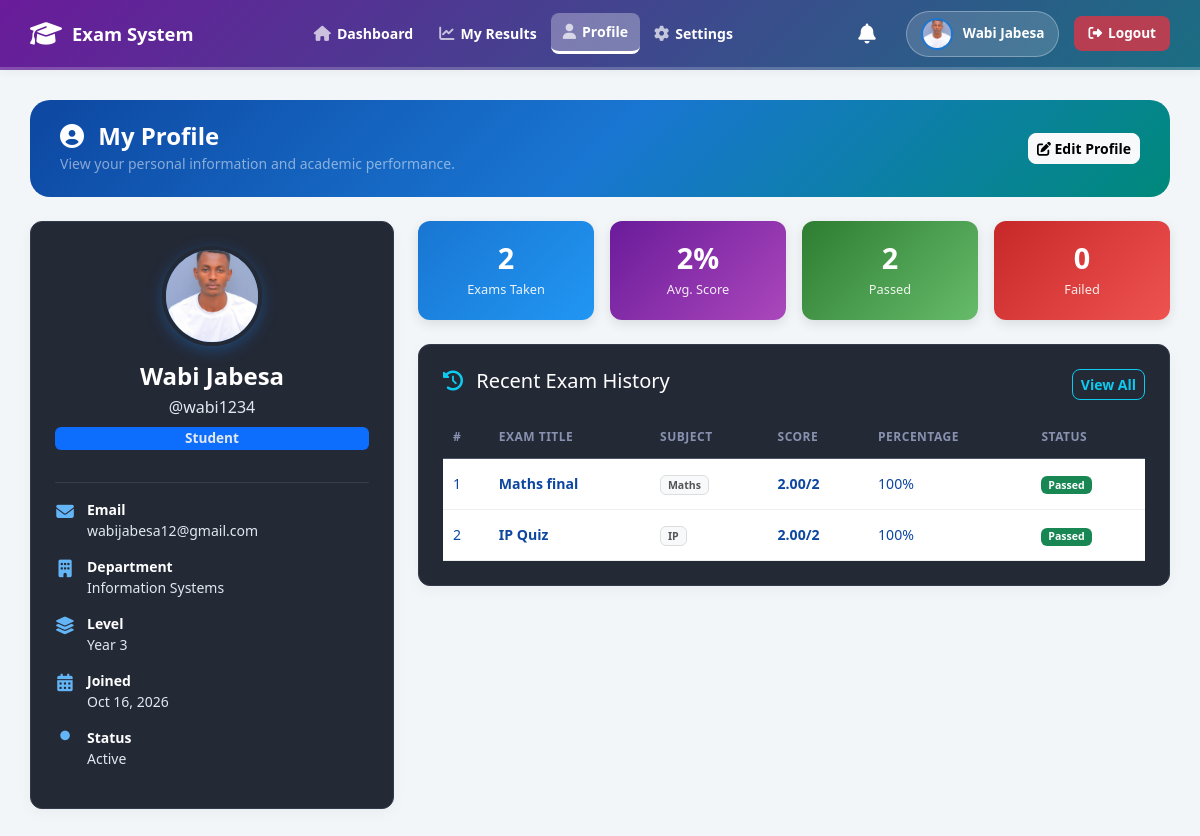
The page /student/profile.php (signed in) on the database its author committed.
### tables this page shows
CREATE TABLE `users` (
  `user_id` int(11) NOT NULL,
  `name` varchar(100) NOT NULL,
  `email` varchar(100) NOT NULL,
  `username` varchar(50) NOT NULL,
  `password` varchar(255) NOT NULL,
  `role` varchar(20) NOT NULL,
  `status` varchar(10) DEFAULT 'Active',
  `created_at` datetime DEFAULT current_timestamp(),
  `profile_image` varchar(255) DEFAULT NULL
);

CREATE TABLE `students` (
  `student_id` int(11) NOT NULL,
  `user_id` int(11) NOT NULL,
  `department` varchar(100) DEFAULT NULL,
  `level` varchar(20) DEFAULT NULL
);

CREATE TABLE `attempts` (
  `attempt_id` int(11) NOT NULL,
  `student_id` int(11) NOT NULL,
  `exam_id` int(11) NOT NULL,
  `start_time` datetime DEFAULT current_timestamp(),
  `end_time` datetime DEFAULT NULL,
  `score` decimal(5,2) DEFAULT NULL,
  `status` varchar(20) DEFAULT 'In Progress'
);

CREATE TABLE `exams` (
  `exam_id` int(11) NOT NULL,
  `title` varchar(100) NOT NULL,
  `subject` varchar(100) NOT NULL,
  `exam_type` varchar(50) NOT NULL,
  `duration_minutes` int(11) NOT NULL,
  `start_time` datetime NOT NULL,
  `end_time` datetime NOT NULL,
  `description` text DEFAULT NULL,
  `created_by` int(11) NOT NULL,
  `created_at` datetime DEFAULT current_timestamp(),
  `status` varchar(20) DEFAULT 'Draft',
  `total_questions` int(11) DEFAULT 0
);

### student/profile.php (the view, shortened to what this page needs)
<?php
require_once ROOT_PATH . '/db_connect.php';
include ROOT_PATH . '/includes/header.php';
$student_id = $_SESSION['user_id'];
$student_info = $conn->query("
    SELECT u.*, s.department, s.level
    FROM users u
    LEFT JOIN students s ON u.user_id = s.user_id
    WHERE u.user_id = $student_id
")->fetch_assoc();
$total_attempts = $conn->query("SELECT COUNT(*) as c FROM attempts WHERE student_id = $student_id AND status='Completed'")->fetch_assoc()['c'];
$avg_score = $conn->query("SELECT IFNULL(AVG(score), 0) as avg FROM attempts WHERE student_id = $student_id AND status='Completed'")->fetch_assoc()['avg'];
$avg_score = round($avg_score, 1);
$passed = 0; $failed = 0;
$attempts = $conn->query("
    SELECT a.score, (SELECT IFNULL(SUM(marks),1) FROM questions q WHERE q.exam_id = a.exam_id) as total_marks
    FROM attempts a WHERE a.student_id = $student_id AND a.status='Completed'
");
while ($a = $attempts->fetch_assoc()) {
    $pct = ($a['total_marks'] > 0) ? ($a['score'] / $a['total_marks']) * 100 : 0;
    if ($pct >= 50) $passed++; else $failed++;
}
$history = $conn->query("
    SELECT a.*, e.title, e.subject,
    (SELECT IFNULL(SUM(marks),1) FROM questions q WHERE q.exam_id = e.exam_id) as total_marks
    FROM attempts a
    JOIN exams e ON a.exam_id = e.exam_id
    WHERE a.student_id = $student_id AND a.status = 'Completed'
    ORDER BY a.end_time DESC LIMIT 5
");
?>
<div class="main-content">
    <div class="page-header-box d-flex justify-content-between align-items-center mb-4">
        <div>
            <h4 class="m-0 fw-bold text-white"><i class="fas fa-user-circle me-2"></i> My Profile</h4>
            <small class="text-white-50">View your personal information and academic performance.</small>
        </div>
        <div>
            <a href="../shared/settings.php" class="btn btn-light btn-sm fw-bold">
                <i class="fas fa-edit"></i> Edit Profile
            </a>
        </div>
    </div>
    <div class="row g-4">
        <div class="col-lg-4">
            <div class="card p-4 text-center mb-4 profile-card-dark">
                <div class="avatar-large mx-auto" style="overflow: hidden; display: flex; align-items: center; justify-content: center;">
                    <?php if (!empty($student_info['profile_image'])): ?>
                        <img src="../assets/uploads/<?php echo htmlspecialchars($student_info['profile_image']); ?>" style="width: 100%; height: 100%; object-fit: cover;">
                    <?php else: ?>
                        <?php echo strtoupper(substr($student_info['name'], 0, 1)); ?>
                    <?php endif; ?>
                </div>
                <h4 class="mt-3 mb-1 fw-bold text-white"><?php echo htmlspecialchars($student_info['name']); ?></h4>
                <p class="text-muted mb-2">@<?php echo htmlspecialchars($student_info['username']); ?></p>
                <span class="badge bg-primary mb-3" style="font-size: 0.85rem;">Student</span>
                <hr class="border-secondary">
                <div class="text-start small text-light">
                    <div class="info-item">
                        <i class="fas fa-envelope text-primary"></i>
                        <div>
                            <strong>Email</strong><br>
                            <span class="text-muted"><?php echo htmlspecialchars($student_info['email']); ?></span>
                        </div>
                    </div>
                    <div class="info-item">
                        <i class="fas fa-building text-primary"></i>
                        <div>
                            <strong>Department</strong><br>
                            <span class="text-muted"><?php echo htmlspecialchars($student_info['department'] ?: 'Not set'); ?></span>
                        </div>
                    </div>
                    <div class="info-item">
                        <i class="fas fa-layer-group text-primary"></i>
                        <div>
                            <strong>Level</strong><br>
                            <span class="text-muted"><?php echo htmlspecialchars($student_info['level'] ?: 'Not set'); ?></span>
                        </div>
                    </div>
                    <div class="info-item">
                        <i class="fas fa-calendar-alt text-primary"></i>
                        <div>
                            <strong>Joined</strong><br>
                            <span class="text-muted"><?php echo date('M d, Y', strtotime($student_info['created_at'])); ?></span>
                        </div>
                    </div>
                    <div class="info-item">
                        <i class="fas fa-circle text-success" style="font-size: 0.6rem;"></i>
                        <div>
                            <strong>Status</strong><br>
                            <span class="text-muted"><?php echo $student_info['status']; ?></span>
                        </div>
                    </div>
                </div>
            </div>
        </div>
        <div class="col-lg-8">
            <div class="row g-3 mb-4">
                <div class="col-md-3">
                    <div class="card stats-card" style="background: linear-gradient(135deg, #1976d2, #2196f3);">
                        <h3><?php echo $total_attempts; ?></h3>
                        <small>Exams Taken</small>
                    </div>
                </div>
                <div class="col-md-3">
                    <div class="card stats-card" style="background: linear-gradient(135deg, #6a1b9a, #ab47bc);">
                        <h3><?php echo $avg_score; ?>%</h3>
                        <small>Avg. Score</small>
                    </div>
                </div>
                <div class="col-md-3">
                    <div class="card stats-card" style="background: linear-gradient(135deg, #2e7d32, #66bb6a);">
                        <h3><?php echo $passed; ?></h3>
                        <small>Passed</small>
                    </div>
                </div>
                <div class="col-md-3">
                    <div class="card stats-card" style="background: linear-gradient(135deg, #c62828, #ef5350);">
                        <h3><?php echo $failed; ?></h3>
                        <small>Failed</small>
                    </div>
                </div>
            </div>
            <div class="card p-4 dark-card-history">
                <div class="d-flex justify-content-between mb-3">
                    <h5 class="text-white mb-0"><i class="fas fa-history text-info me-2"></i> Recent Exam History</h5>
                    <a href="my_results.php" class="btn btn-sm btn-outline-info">View All</a>
                </div>
                <div class="table-responsive">
                    <table class="table custom-table align-middle mb-0">
                        <thead>
                            <tr>
                                <th>#</th>
                                <th>Exam Title</th>
                                <th>Subject</th>
                                <th>Score</th>
                                <th>Percentage</th>
                                <th>Status</th>
                            </tr>
                        </thead>
                        <tbody>
                            <?php
                            if ($history->num_rows > 0) {
                                $i = 1;
                                while ($h = $history->fetch_assoc()) {
                                    $pct = ($h['total_marks'] > 0) ? round(($h['score'] / $h['total_marks']) * 100) : 0;
                                    $is_passed = $pct >= 50;
                                    $status = $is_passed ? '<span class="badge bg-success">Passed</span>' : '<span class="badge bg-danger">Failed</span>';
                            ?>
                                <tr>
                                    <td><?php echo $i++; ?></td>
                                    <td><strong><?php echo htmlspecialchars($h['title']); ?></strong></td>
                                    <td><span class="badge bg-light text-dark"><?php echo htmlspecialchars($h['subject']); ?></span></td>
                                    <td><strong><?php echo $h['score']; ?>/<?php echo $h['total_marks']; ?></strong></td>
                                    <td><?php echo $pct; ?>%</td>
                                    <td><?php echo $status; ?></td>
                                </tr>
                            <?php } } else {
                                echo "<tr><td colspan='6' class='text-center text-muted py-4'>You haven't taken any exams yet.</td></tr>";
                            } ?>
                        </tbody>
                    </table>
                </div>
            </div>
        </div>
    </div>
</div>
<?php include ROOT_PATH . '/includes/footer.php'; ?>

### includes/header.php (shortened to what this page needs)
<?php
$header_img = null;
if (isset($conn) && isset($_SESSION['user_id'])) {
    $header_uid = $_SESSION['user_id'];
    $header_img_q = $conn->query("SELECT profile_image FROM users WHERE user_id = $header_uid");
    $header_img = ($header_img_q && $header_img_q->num_rows > 0) ? $header_img_q->fetch_assoc()['profile_image'] : null;
}
$base_path = (strpos($_SERVER['PHP_SELF'], '/admin/') !== false ||
              strpos($_SERVER['PHP_SELF'], '/teacher/') !== false ||
              strpos($_SERVER['PHP_SELF'], '/student/') !== false ||
              strpos($_SERVER['PHP_SELF'], '/shared/') !== false) ? "../" : "";
?>
<!DOCTYPE html>
<html lang="en">
<head>
    <link href="https://cdn.jsdelivr.net/npm/bootstrap@5.3.0/dist/css/bootstrap.min.css" rel="stylesheet">
    <link rel="stylesheet" href="https://cdnjs.cloudflare.com/ajax/libs/font-awesome/6.4.0/css/all.min.css">
</head>
<body>
<div class="top-navbar">
    <a href="<?php echo $base_path; ?>index.php" class="nav-brand">
        <i class="fas fa-graduation-cap"></i> Exam System
    </a>
    <div class="nav-menu">
        <?php include ROOT_PATH . '/includes/sidebar.php'; ?>
    </div>
    <div class="user-menu">
        <div class="nav-dropdown" style="margin-right: 10px;">
            <a href="#" class="dropdown-toggle bell-icon" data-bs-toggle="dropdown" aria-expanded="false" style="text-decoration: none; color: #555; position: relative; padding: 5px;">
                <i class="fas fa-bell fa-lg"></i>
            </a>
        </div>
        <div class="user-badge">
            <?php if (!empty($header_img)): ?>
                <img src="<?php echo $base_path; ?>assets/uploads/<?php echo htmlspecialchars($header_img); ?>" alt="Profile">
            <?php else: ?>
                <i class="fas fa-user-circle"></i>
            <?php endif; ?>
            <span><?php echo htmlspecialchars($_SESSION['name']); ?></span>
        </div>
        <a href="<?php echo $base_path; ?>logout.php" class="logout-btn">
            <i class="fas fa-sign-out-alt"></i> Logout
        </a>
    </div>
</div>

### includes/sidebar.php (shortened to what this page needs)
<?php
$role = $_SESSION['role'];
$current_page = basename($_SERVER['PHP_SELF']);
?>
<?php if ($role == 'Student'): ?>
    <a href="/online_exam/student/dashboard.php" class="<?php echo ($current_page == 'dashboard.php') ? 'active' : ''; ?>"><i class="fas fa-home"></i> Dashboard</a>
    <a href="/online_exam/student/my_results.php" class="<?php echo ($current_page == 'my_results.php') ? 'active' : ''; ?>"><i class="fas fa-chart-line"></i> My Results</a>
    <a href="/online_exam/student/profile.php" class="<?php echo ($current_page == 'profile.php') ? 'active' : ''; ?>"><i class="fas fa-user"></i> Profile</a>
    <a href="/online_exam/shared/settings.php" class="<?php echo ($current_page == 'settings.php') ? 'active' : ''; ?>"><i class="fas fa-cog"></i> Settings</a>
<?php endif; ?>

### includes/footer.php (shortened to what this page needs)
</body>
</html>

### student/profile.php (style rules this page uses)
.page-header-box { background: linear-gradient(135deg, #0d47a1, #1976d2, #00897b); color: white; padding: 22px 30px; border-radius: 20px; }
.profile-card-dark { background-color: #242936 !important; border: 1px solid #333a4a; }
.dark-card-history { background-color: #242936 !important; border: 1px solid #333a4a; }
.avatar-large { width: 100px; height: 100px; border-radius: 50%; background: linear-gradient(135deg, #1976d2, #64b5f6); color: white; display: flex; align-items: center; justify-content: center; font-weight: bold; font-size: 2.5rem; box-shadow: 0 4px 15px rgba(25, 118, 210, 0.4); border: 4px solid #242936; }
.info-item { display: flex; align-items: flex-start; margin-bottom: 15px; gap: 12px; }
.info-item i { font-size: 1.1rem; margin-top: 4px; width: 20px; text-align: center; }
.stats-card { padding: 20px; border-radius: 12px; color: white; text-align: center; box-shadow: 0 4px 12px rgba(0,0,0,0.1); }
.stats-card h3 { font-weight: 700; margin: 0 0 5px 0; font-size: 1.8rem; }
.stats-card small { font-size: 0.8rem; opacity: 0.9; }
.custom-table th { font-weight: 700; font-size: 0.75rem; color: #8892b0 !important; border-top: none; text-transform: uppercase; letter-spacing: 0.5px; padding: 12px 10px; background-color: transparent !important; border-bottom: 1px solid #4a5568; }
.custom-table td { font-size: 0.88rem; vertical-align: middle; padding: 14px 10px; background-color: #ffffff !important; border-bottom: 1px solid #eee; }
.custom-table td, .custom-table td strong, .custom-table td span, .custom-table td small, .custom-table td a { color: #0d47a1 !important; }
.custom-table td .badge.bg-light { background-color: #f8f9fa !important; color: #555 !important; border: 1px solid #ddd !important; }
.custom-table td .badge.bg-success { background-color: #198754 !important; color: #ffffff !important; }
.profile-card-dark p, .profile-card-dark span, .profile-card-dark div { color: #e2e8f0 !important; }
.profile-card-dark strong { color: #ffffff !important; }
.profile-card-dark .info-item i { color: #64b5f6 !important; }

### rows shown on the page
users: profile_image (picture)
students: user.profile_image (picture), user.name "Wabi Jabesa", user.username "wabi1234", user.email "wabijabesa12@gmail.com", department "Information Systems", level "Year 3", user.created_at "Oct 16, 2026", user.status "Active"
attempts: exam.title "Maths final", exam.subject "Maths", score "2.00", total_marks "2", pct "100", shows "Passed"
attempts: exam.title "IP Quiz", exam.subject "IP", score "2.00", total_marks "2", pct "100", shows "Passed"

### other values the page prints
$_SESSION['name'] "Wabi Jabesa"
$total_attempts "2"
$avg_score "2"
$passed "2"
$failed "0"
